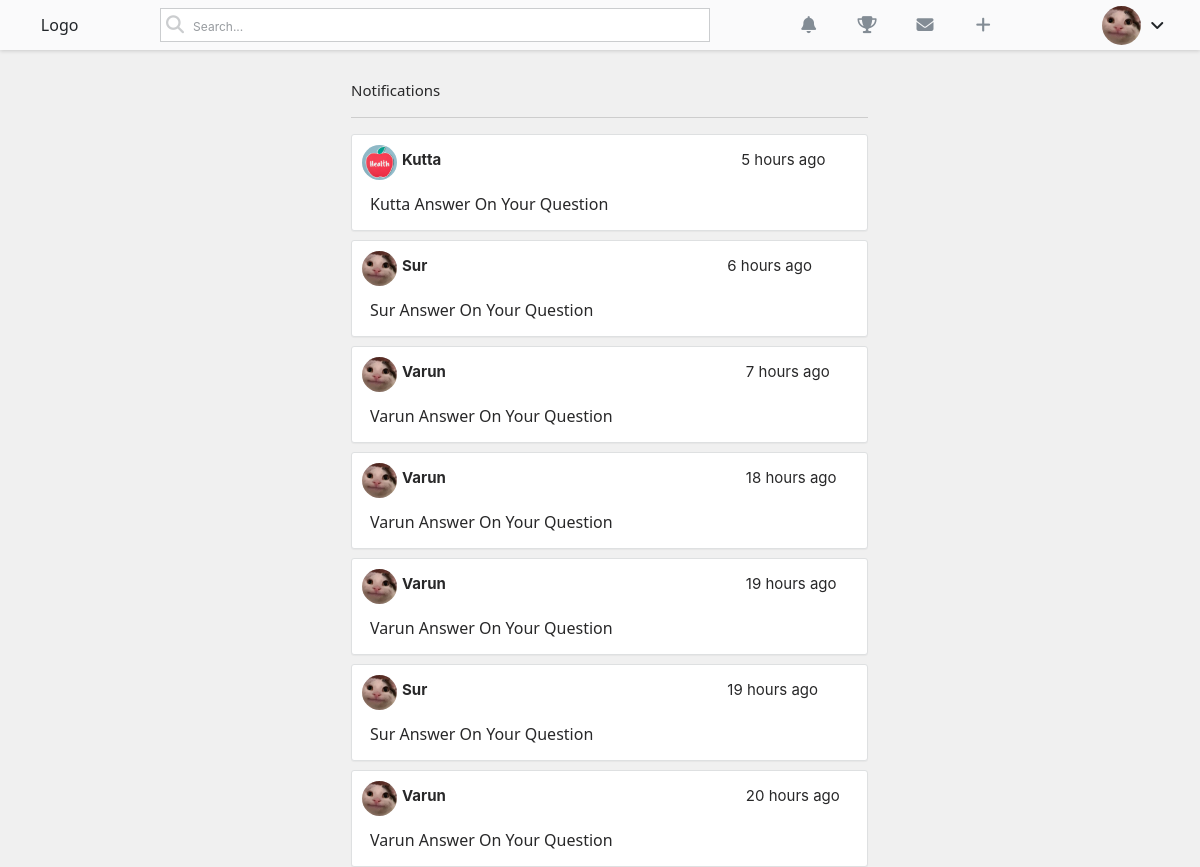
The app's page /notifications/ (signed in) with its own data.
### main/models.py (models this page shows, shortened)
class Profile(models.Model):
    user = models.OneToOneField(User,on_delete=models.CASCADE)
    image = models.ImageField(default="default.jpg",upload_to = "profile_pics")
    about = models.TextField(default="I am nerd")
    location = models.CharField(max_length=100)
    usercreated = models.DateTimeField(default=now)
    followers = models.ManyToManyField(User,blank=True,related_name="followers")
    coins = models.IntegerField(default=0)

class Notifications(models.Model):
    post = models.ForeignKey(Post,on_delete=models.CASCADE,related_name='post')
    sender = models.ForeignKey(User,on_delete=models.CASCADE,related_name='sender')
    user = models.ForeignKey(User,on_delete=models.CASCADE,related_name='user')
    date = models.DateTimeField(default=now)

### main/views.py (the view)
# urls.py: path('notifications/',views.notificationstuff,name = "notifications"),
def notificationstuff(request):
    user = request.user
    notification = Notifications.objects.filter(user = user).order_by("-date")
    return render(request,"notifications.html",{"notification":notification})

### templates/notifications.html (shortened to what this page needs)
{% load static %}
{% load humanize %}
<!DOCTYPE html>
<html lang="en">
<head>
    <link href="https://cdn.jsdelivr.net/npm/bootstrap@5.1.1/dist/css/bootstrap.min.css" rel="stylesheet">
    <link rel="stylesheet" href="{% static 'css/home.css' %}">
</head>
<body style="background-color: rgba(165, 165, 165, 0.164);">
    <header class="navbarr">
        <div class="logo">
            Logo
        </div>
        <div class="searchdiv">
            <i class="fas fa-search"></i>
            <input type="search" class="searchh" placeholder="Search...">
        </div>
        <div class="iconsdivuser">
            <i class="fas fa-bell" data-bs-toggle="tooltip" title="Notifications"></i>
            <i class="fas fa-trophy" data-bs-toggle="tooltip" title="Achievements Such As Points"></i>
            <i class="fas fa-envelope" data-bs-toggle="tooltip" title="Messages"></i>
            <a href="{% url 'ask_question' %}"><i class="fas fa-plus" data-bs-toggle="modal" data-bs-target="#postcreate"></i></a>
        </div>
        <div class="userdiv">
            <img src="{{user.profile.image.url}}" data-bs-toggle="tooltip" title = "{{request.user}}" width="39px" height="39px" class="userprofilebruh">
            <i class="fas fa-angle-down" onclick="usernav()"></i>
        </div>
    </header>
        <p style="margin-top: 80px;color: #282829;font-size: 15px;line-height: 21px;margin-left: 351px;">Notifications</p>
        <hr width="517px" style="position: relative;left: 351px;color: #636466;">
        {% for notification in notification %}
          <div class="notificationdiv">
            <a href="{% url 'post_detail' notification.post.pk %}">
              <div class="headerstuff">
                  <img src="{{notification.sender.profile.image.url}}" alt="">
                  <p class="useraname">{{notification.sender}}</p>
                  <p class="time">{{notification.date|naturaltime}}</p>
              </div>
                <p style="color: #282829;font-size: 16px;font-weight: 500;line-height: 21px;padding: 8px 18px;">{{notification.sender}} Answer On Your Question</p>
            </a>
          </div>
        {% endfor %}
</body>
</html>

### main/static/css/home.css (style rules this page uses)
.navbarr { height: 50px; width: 100%; background-color: #fafafb; position: fixed; top: 0; left: 0; z-index: 5050; box-shadow: rgba(0, 0, 0, 0.16) 0px 1px 4px; display: flex; align-items: center; justify-content: space-around; }
a { color: #282829; text-decoration: none; }
.searchdiv { display: flex; align-items: center; width: 550px; height: 34px; outline: none; border: 1px solid #535a604d; background-color: white; font-family: -apple-system, BlinkMacSystemFont, 'Segoe UI', Roboto, Oxygen, Ubuntu, Cantarell, 'Open Sans', 'Helvetica Neue', sans-serif; }
.searchdiv i { color: #535a604d; cursor: pointer; margin-left: 5px; font-size: 18px; }
.searchh { flex: 1; border: none; outline: none; height: 31px; padding-left: 9px; font-size: 15px; }
.searchh::placeholder { color: #535a609a; font-size: 12px; }
.iconsdivuser i { font-size: 17px; color: #838c95; cursor: pointer; margin-right: 20px; width: 34px; height: 50px; line-height: 50px; text-align: center; }
.userdiv i { cursor: pointer; position: relative; left: 5px; top: 2px; }
.userprofilebruh { border-radius: 100px; cursor: pointer; }
.notificationdiv { height: 97px; width: 517px; background-color: #fff; border: 1px solid #dee0e1; border-radius: 3px; box-shadow: 0 1px 1px rgb(0 0 0 / 4%); cursor: pointer; margin-top: 9px; margin-left: 351px; }
.notificationdiv .headerstuff { display: flex; width: 517px; }
.notificationdiv .headerstuff img { width: 35px; height: 35px; border-radius: 100%; margin-top: 10px; margin-left: 10px; }
.notificationdiv .headerstuff .useraname { font-family: -apple-system, BlinkMacSystemFont, 'Segoe UI', Roboto, Oxygen, Ubuntu, Cantarell, 'Open Sans', 'Helvetica Neue', sans-serif; font-size: 15px; line-height: 21px; color: #282829; cursor: pointer; font-weight: bold; margin-top: 14px; margin-left: 5px; }
.notificationdiv .headerstuff .time { font-family: -apple-system, BlinkMacSystemFont, 'Segoe UI', Roboto, Oxygen, Ubuntu, Cantarell, 'Open Sans', 'Helvetica Neue', sans-serif; font-size: 15px; line-height: 21px; color: #282829; margin-top: 14px; margin-left: 300px; }

### templates/notifications.html (style rules this page uses)
a { text-decoration: none; }

### records on screen
Notifications: sender.profile.image (placeholder picture), sender "Kutta", date "5 hours ago"
Notifications: sender.profile.image (picture), sender "Sur", date "6 hours ago"
Notifications: sender.profile.image (picture), sender "Varun", date "7 hours ago"
Notifications: sender.profile.image (picture), sender "Varun", date "18 hours ago"
Notifications: sender.profile.image (picture), sender "Varun", date "19 hours ago"
Notifications: sender.profile.image (picture), sender "Sur", date "19 hours ago"
Notifications: sender.profile.image (picture), sender "Varun", date "20 hours ago"
